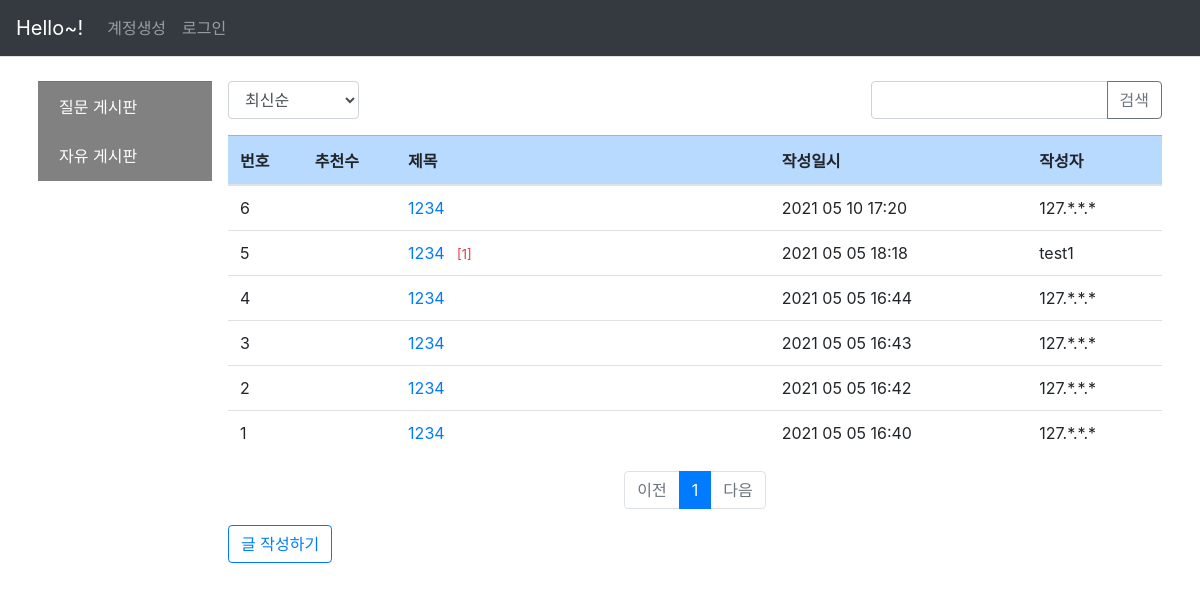
Screenshot of /question/list/qna/ with the database file from the repository.
### pybo/models.py (models this page shows)
class Question(db.Model):
    id = db.Column(db.Integer, primary_key=True)
    subject = db.Column(db.String(200), nullable=False)
    content = db.Column(db.Text(), nullable=False)
    create_date = db.Column(db.DateTime(), nullable=False)
    ip = db.Column(IPAddressType,unique=False, nullable=True)
    user_id = db.Column(db.Integer, db.ForeignKey('user.id', ondelete='CASCADE'), nullable=True)
    user = db.relationship('User', backref=db.backref('question_set'))
    modify_date=db.Column(db.DateTime(), nullable=True)
    voter = db.relationship('User', secondary=question_voter, backref=db.backref('question_voter_set'))
    password=db.Column(db.String(20), nullable=True)
    category=db.relationship('Category')
    category_name=db.Column(db.String(20),db.ForeignKey('category.name', ondelete='CASCADE'), nullable=True)

class User(db.Model):
    id = db.Column(db.Integer, primary_key=True)
    username = db.Column(db.String(150), unique=True, nullable=False)
    password = db.Column(db.String(200), nullable=False)
    email = db.Column(db.String(120), unique=True, nullable=False)
    roles = db.Column(db.Integer,nullable=True) # 권한 부여

### pybo/views/question_views.py (the view, shortened to what this page needs)
@bp.route('/list/<string:category_name>/')
def _list(category_name):
    category=Category.query.get_or_404(category_name)
    page = request.args.get('page', type=int, default=1)
    kw = request.args.get('kw',type=str, default='')
    so = request.args.get('so', type=str, default='recent')
    if so == 'recommend':
        sub_query = db.session.query(question_voter.c.question_id, func.count('*').label('num_voter')) \
            .group_by(question_voter.c.question_id).subquery()
        question_list = Question.query \
            .outerjoin(sub_query, Question.id == sub_query.c.question_id) \
            .order_by(sub_query.c.num_voter.desc(), Question.create_date.desc())
    elif so == 'popular':
        sub_query = db.session.query(Answer.question_id, func.count('*').label('num_answer')) \
            .group_by(Answer.question_id).subquery()
        question_list = Question.query \
            .outerjoin(sub_query, Question.id == sub_query.c.question_id) \
            .order_by(sub_query.c.num_answer.desc(), Question.create_date.desc())
    elif so == 'old':
        question_list = Question.query.order_by(Question.create_date)
    else:
        question_list = Question.query.order_by(Question.create_date.desc())
    question_list = question_list \
            .filter(category.name == Question.category_name) \
            .distinct()
    question_list = question_list.paginate(page, per_page=10)
    return render_template('question/question_list.html',question_list=question_list,page=page, kw=kw, so=so,
                           category=category)

### pybo/filter.py (called while the page is built)
def format_datetime(value, fmt='%Y %m %d %H:%M'):
    return value.strftime(fmt)

def format_ip(value):
    if(value):
        str_ip = str(value)
        cnt = 0
        str1 = ""
        str2 = ""
        for i in range(len(str_ip)):
            if (str_ip[i] == '.' and cnt == 0):
                str1 = str_ip[:i]
                str2 = str_ip[i:]
                cnt += 1
            if (str_ip[i] != '.' and cnt > 0):
                str2 = str2.replace(str_ip[i], '*')
        return str1 + str2
    else:
        return "주소저장x"

### pybo/views/auth_views.py (called while the page is built)
@bp.before_app_request
def load_logged_in_user():
    user_id = session.get('user_id')
    if user_id is None:
        g.user = None
    else:
        g.user = User.query.get(user_id)

### pybo/templates/question/question_list.html (shortened to what this page needs)
<link rel="stylesheet" href="{{ url_for('static', filename='bootstrap.min.css') }}">
{% extends 'base.html' %}
{% block content %}
<div class="container mt-3">
    <div class="row">
        <div class="col-sm-12 col-md-3 col-lg-2 p-2">
            <nav id="sidebar" class="border-top border-secondary">
                <div class="list-group">
                    <a class="rounded-0 list-group-item list-group-item-action list-group-item-light active"
                       href="http://localhost:5000/question/list/qna">질문 게시판</a>
                    <a class="rounded-0 list-group-item list-group-item-action list-group-item-light active"
                       href="http://localhost:5000/question/list/free">자유 게시판</a>
                </div>
            </nav>
        </div>
    <div class="col-sm-12 col-md-9 col-lg-10 p-2">
        <div id="content" class="border-secondary">
            <div class="row justify-content-between mb-3">
        <div class="col-2">
            <select class="form-control so">
                <option value="recent" {% if so=='recent' %}selected{% endif %}>최신순</option>
            </select>
        </div>
        <div class="col-4 input-group">
            <input type="text" class="form-control kw" value="{{ kw or ''}}">
            <div class="input-group-append">
                <button class="btn btn-outline-secondary" type="button" id="btn_search">
                    검색
                </button>
            </div>
        </div>
    </div>
        <table class="table">
        <thead>
        <tr class="table-primary">
            <th>번호</th>
            <th>추천수</th>
            <th>제목</th>
            <th>작성일시</th>
            <th>작성자</th>
        </tr>
        </thead>
        <tbody>
        {% if question_list %}
        {% for question in question_list.items %}
        <tr>
            <td width="8%">{{question_list.total - ((question_list.page-1)*question_list.per_page) - loop.index0}}</td>
            <td width="10%">
            </td>
            <td width="40%">
                <a href="{{ url_for('question.detail', question_id=question.id) }}">{{ question.subject }}</a>
                {% if question.answer_set|length > 0 %}
                <span class="text-danger small ml-2">{{ [question.answer_set|length] }}</span>
                {% endif %}
            </td>
             <td>{{ question.create_date|datetime }}</td>
            <td>
                {% if question.user.username %}
                <div>{{ question.user.username }}</div>
                {% else %}
                <div>{{ question.ip|ip }}</div>
                {% endif %}
            </td>
        </tr>
        {% endfor %}
        {% else %}
        <tr>
            <td colspan="3">질문이 없습니다.</td>
        </tr>
        {% endif %}
        </tbody>
    </table>
    <ul class="pagination justify-content-center">
        {% if question_list.has_prev %}
        <li class="page-item">
            <a class="page-link" data-page="{{ question_list.prev_num }}" href="#">이전</a>
        </li>
        {% else %}
        <li class="page-item disabled">
            <a class="page-link" tabindex="-1" aria-disabled="true" href="#">이전</a>
        </li>
        {% endif %}
        {% for page_num in question_list.iter_pages() %}
            {% if page_num %}
                {% if page_num != question_list.page %}
                <li class="page-item">
                    <a class="page-link" data-page="{{ page_num }}" href="#">{{ page_num }}</a>
                </li>
                {% else %}
                <li class="page-item active" aria-current="page">
                    <a class="page-link" href="#">{{ page_num }}</a>
                </li>
                {% endif %}
           {% else %}
                <li class="disabled">
                    <a class="page-link" href="#">...</a>
                </li>
           {% endif %}
        {% endfor %}
        {% if question_list.has_next %}
        <li class="page-item">
            <a class="page-link" data-page="{{ question_list.next_num }}" href="#">다음</a>
        </li>
        {% else %}
        <li class="page-item disabled">
            <a class="page-link" tabindex="-1" aria-disabled="true" href="#">다음</a>
        </li>
        {% endif %}
    </ul>
    <a href="{{url_for('question.create',category_name=category.name)}}" class="btn btn-outline-primary">글 작성하기</a>
</div>
         </div>
    </div>
</div>
{% endblock %}

### pybo/templates/base.html (shortened to what this page needs)
<!DOCTYPE html>
<html lang="ko">
<head>
    <link rel="stylesheet" href="{{ url_for('static', filename='bootstrap.min.css') }}">
    <link rel="stylesheet" href="{{ url_for('static', filename='style.css') }}">
</head>
<body>
{% include "navbar.html" %}
{% block content %}
{% endblock %}
</body>
</html>

### pybo/templates/navbar.html (shortened to what this page needs)
<!DOCTYPE html>
<html lang="en">
<head>
</head>
<body>
<nav class="navbar navbar-expand-lg navbar-dark bg-dark border-bottom">
    <a class="navbar-brand" href="{{ url_for('main.index') }}">Hello~!</a>
    <div class="collapse navbar-collapse flex-grow-0" id="navbarNav">
        {% if g.user %}
        <ul class="navbar-nav">
            <li class="nav-item">
                <a class="nav-link" href="{{ url_for('auth.logout')}}">{{ g.user.username }} 로그아웃</a>
            </li>
            <li class="nav-item">
                <a class="nav-link" href="{{ url_for('question.myquestion')}}">내가 작성한 글</a>
            </li>
            <li class="nav-item">
                <a class="nav-link" href="#">내가 작성한 답변</a>
            </li>
        </ul>
        {% else %}
        <ul class="navbar-nav">
            <li class="nav-item ">
                <a class="nav-link" href="{{ url_for('auth.signup')}}">계정생성</a>
            </li>
            <li class="nav-item ">
                <a class="nav-link" href="{{ url_for('auth.login')}}">로그인</a>
            </li>
        </ul>
        {% endif %}
    </div>
</nav>
</body>
</html>

### rows the page displays
Question: total "6", subject "1234", create_date "2021 05 10 17:20", ip|ip "127.*.*.*"
Question: total "5", subject "1234", answer_set "[1]", create_date "2021 05 05 18:18", user.username "test1"
Question: total "4", subject "1234", create_date "2021 05 05 16:44", ip|ip "127.*.*.*"
Question: total "3", subject "1234", create_date "2021 05 05 16:43", ip|ip "127.*.*.*"
Question: total "2", subject "1234", create_date "2021 05 05 16:42", ip|ip "127.*.*.*"
Question: total "1", subject "1234", create_date "2021 05 05 16:40", ip|ip "127.*.*.*"

### other values shown
{{ page_num }} "1"
